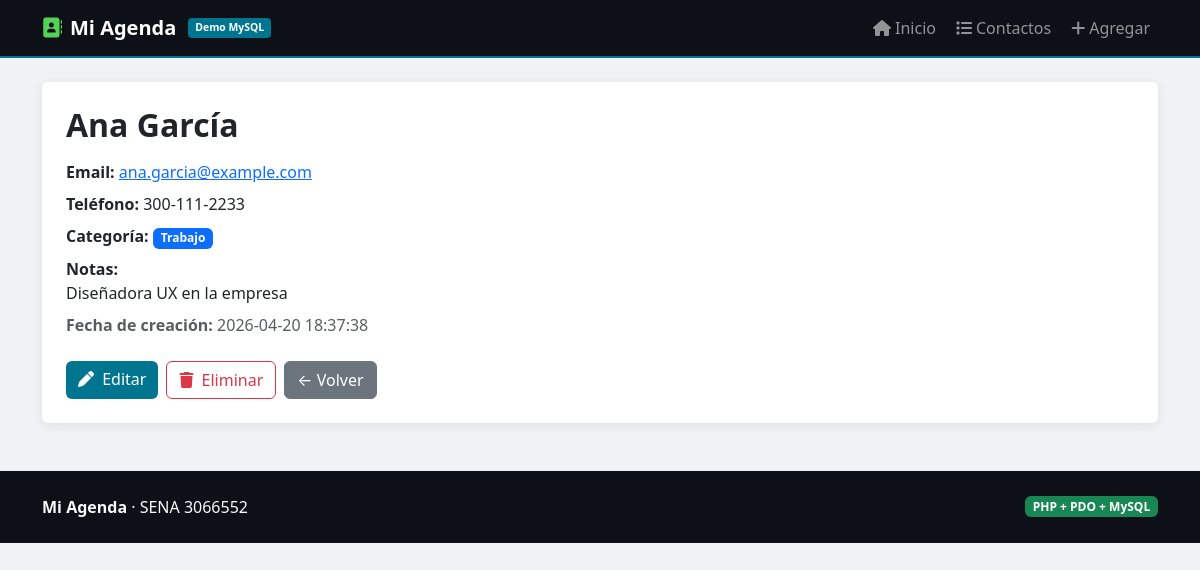
The page /contactos/ver.php?id=1 on the database its author committed.
### tables this page shows
CREATE TABLE contactos (
    id         INT           AUTO_INCREMENT PRIMARY KEY,
    nombre     VARCHAR(100)  NOT NULL,
    email      VARCHAR(150)  NOT NULL UNIQUE,
    telefono   VARCHAR(20),
    categoria  ENUM('Amigo','Familiar','Trabajo','Otro') NOT NULL DEFAULT 'Otro',
    notas      TEXT,
    creado_en  DATETIME      NOT NULL DEFAULT CURRENT_TIMESTAMP
);

### contactos/ver.php (the view, shortened to what this page needs)
<?php
$id = filter_input(INPUT_GET, 'id', FILTER_VALIDATE_INT);
$error         = null;
$contacto      = null;
try {
    $pdo = DB::conectar();
    $stmt = $pdo->prepare('SELECT * FROM contactos WHERE id = :id LIMIT 1');
    $stmt->execute(['id' => $id]);
    $contacto = $stmt->fetch();
} catch (PDOException $e) {
    $error = $e->getMessage();
}
require_once __DIR__ . '/../includes/header.php';
?>
<?php if ($error): ?>
  <div class="alert alert-danger"><?= htmlspecialchars($error) ?></div>
<?php elseif ($contacto): ?>
<div class="card">
  <div class="card-body p-4">
    <h2 class="fw-bold mb-3"><?= htmlspecialchars($contacto['nombre']) ?></h2>
    <p class="mb-2">
      <strong>Email:</strong>
      <a href="mailto:<?= htmlspecialchars($contacto['email']) ?>"><?= htmlspecialchars($contacto['email']) ?></a>
    </p>
    <p class="mb-2">
      <strong>Teléfono:</strong>
      <?= !empty($contacto['telefono']) ? htmlspecialchars($contacto['telefono']) : 'No registrado' ?>
    </p>
    <p class="mb-2">
      <strong>Categoría:</strong>
      <span class="badge bg-primary"><?= htmlspecialchars($contacto['categoria']) ?></span>
    </p>
    <p class="mb-2">
      <strong>Notas:</strong><br>
      <?= nl2br(htmlspecialchars($contacto['notas'] ?? 'Sin notas')) ?>
    </p>
    <p class="mb-4 text-muted">
      <strong>Fecha de creación:</strong> <?= htmlspecialchars($contacto['creado_en']) ?>
    </p>
    <div class="d-flex flex-wrap gap-2">
      <a href="editar.php?id=<?= (int) $contacto['id'] ?>" class="btn btn-db">
        <i class="fas fa-pen me-1"></i> Editar
      </a>
      <a href="eliminar.php?id=<?= (int) $contacto['id'] ?>" class="btn btn-outline-danger">
        <i class="fas fa-trash me-1"></i> Eliminar
      </a>
      <a href="index.php" class="btn btn-secondary">
        ← Volver
      </a>
    </div>
  </div>
</div>
<?php endif; ?>
<?php require_once __DIR__ . '/../includes/footer.php'; ?>

### includes/header.php (style rules this page uses)
:root { --color: #00758f; }
body { background: #f0f2f5; }
.card { border: none; box-shadow: 0 2px 12px rgba(0,0,0,.08); }
.btn-db { background: var(--color); color: #fff; border: none; }

### rows shown on the page
contactos: nombre "Ana García", email "ana.garcia@example.com", telefono "300-111-2233", categoria "Trabajo", notas "Diseñadora UX en la empresa", creado_en "2026-04-20 18:37:38"
